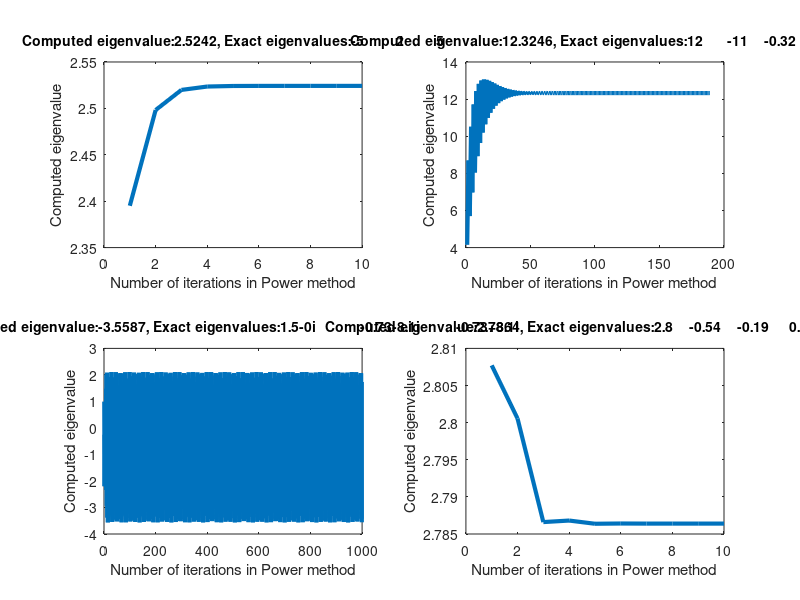

Recreate this plot in MATLAB.
% ----------------------------------------
%                Power method
% ----------------------------------------
clc
clear all
close all
eps = 1e-7;
fig = figure;

for i =1:4
  if(i==1)
    % Matrix not diagonalizable
    % n=2;
    % A =[0 10;0 0];
    % Matrix has two real eigenvalues with the same sign
    n=3;
    A =[5 0 0;0 2 0;0 0 -5];
  elseif (i==2)
    % Matrix has four real eigenvalues with the same sign
    n =4;
    A=[3,7,8,9;5,-7,4,-7;1,-1,1,-1;9,3,2,5];
  elseif (i ==3)
    % Largest eigenvalue is complex
    n =3;
    A =[0 -5 2; 6 0 -12; 1 3 0];
  elseif (i==4)
    n =2;
    A =[7 -2;3 0];
    n=5;
    A=rand(n);
    
  end
  
  % get  reference values of eigenvalues
  exact_lambda = eig(A);
  
  % set initial guess for the eigenvector x0
  x0=rand(n,1);
  x0=x0/norm(x0);
  lambda0 = inf ;
  % lambda1 = 0;
  lambdavec =[];
  % counter for number of iterations
  count =1;
  % main loop in the power method
  
  while (count <1000)
    
    y1=A*x0;
    
    %  compute approximate eigenvector
    
    x1=y1/norm(y1);
    
    %  compute approximate eigenvalue
    lambda1 = transpose(x1)*A*x1;
    
    lambdavec(count)= lambda1 ;
    x0=x1;
    if(abs(lambda1 - lambda0 )<eps )
      break ;
    end
    lambda0 = lambda1;
    count = count + 1;
    
  end
  
  % Print  computed eigenvalue
  str =['Computed eigenvalue:' num2str(lambda1)];
  str=[str, ', Exact eigenvalues:' num2str(exact_lambda',2)];
  subplot (2 ,2,i)
  plot (lambdavec,  'LineWidth',3)
  xlabel('Number of iterations in Power method')
  ylabel('Computed eigenvalue')
  title (str, 'fontsize',10)
  
end
